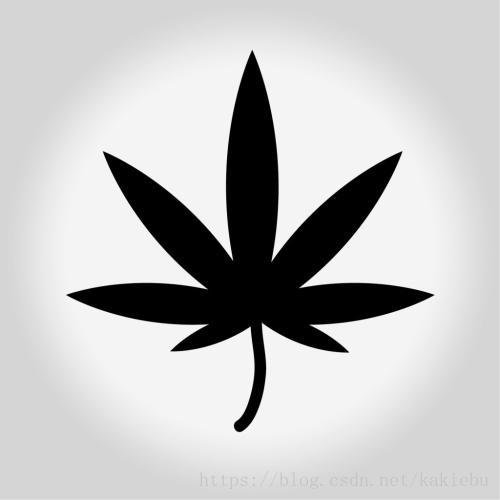
#> input picture OpenCV/image/枫叶.JPG, 500 x 500 px
$ python '12.轮廓.py'   (older library calls are emulated)
#> lines starting #> are read from the running program, lines starting #| are printed output that depends on the picture; after the words box and inside, x2 and y2 are one past the last pixel; in counts of white or black regions, pixels touching at a corner belong together
import numpy as np
import cv2 as cv

src = cv.imread("./image/枫叶.JPG")
#> src is the input picture: shape (500, 500, 3); min 0, max 255, mean 195
cv.namedWindow("src")
cv.imshow("src", src)
cv.moveWindow("src", 0, 0)
row, col, channel = src.shape[:]
#> row = 500; col = 500; channel = 3
blur = cv.GaussianBlur(src, (5, 5), 0)
canny = cv.Canny(blur, 100, 200)
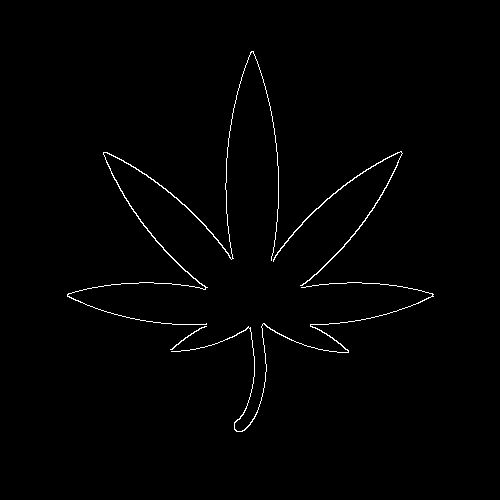
#> canny: shape (500, 500); 0.99% white in thin lines or dots, all inside (x1, y1, x2, y2) = (67, 51, 434, 432)
image, contours, hierarchy = cv.findContours(canny, cv.RETR_TREE, cv.CHAIN_APPROX_SIMPLE)
#> contours = 4 contours; box (x1, y1, x2, y2) and area: (67, 51, 279, 325) 206, (273, 151, 403, 286) 194, (171, 282, 434, 432) 93, (170, 326, 207, 350) 23
dst = np.zeros(src.shape, np.uint8)
np.copyto(dst, src)
for i, contour in enumerate(contours):
    cv.drawContours(dst, contours, i, (0, 255, 0), 2, cv.LINE_AA)
#> this loop made 4 passes
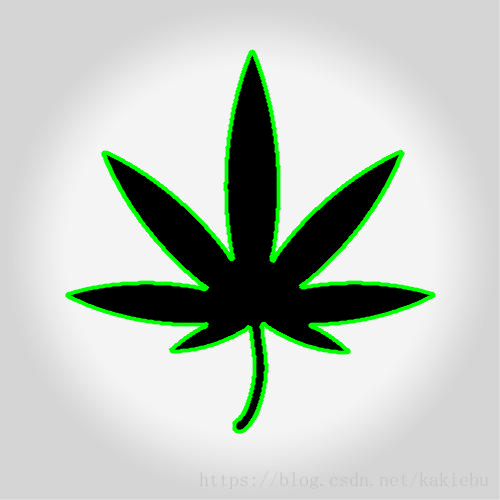
#> dst: shape (500, 500, 3); 4.41% of pixels changed, all inside (x1, y1, x2, y2) = (65, 49, 436, 434)
cv.imshow("dst", dst)
cv.waitKey(0)

$ run again, with OpenCV/image/chess.JPG copied over OpenCV/image/枫叶.JPG
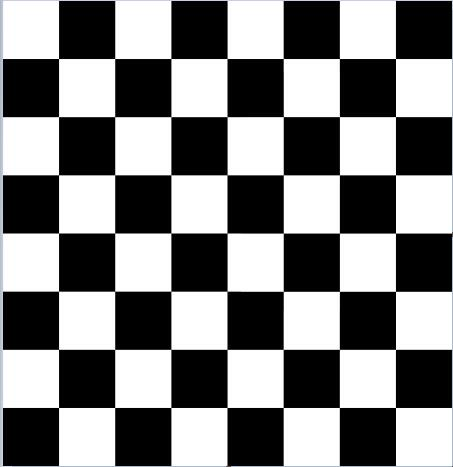
#> input picture OpenCV/image/chess.JPG, 453 x 467 px
#> src is the input picture: shape (467, 453, 3); mean B, G, R 128.5, 128.3, 128.2
#> `canny = cv.Canny(blur, 100, 200)`:
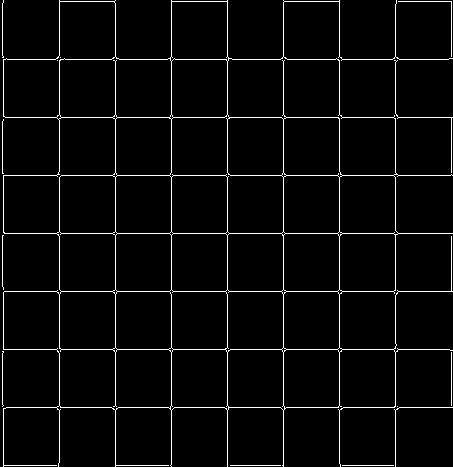
#> canny: shape (467, 453); 3.5% white in thin lines or dots
#> contours = 61 contours, 30 with area under 20; largest, box (x1, y1, x2, y2) and area: (3, 0, 453, 467) 123538, (227, 56, 397, 176) 9752, (3, 291, 172, 411) 9740, (169, 114, 284, 234) 6510, (59, 56, 172, 118) 6492
#> the loop `for i, contour in enumerate(contours):` made 61 passes
#> contour on passes 1, 2, 4, 5, 34, 35, 36, 59: [[342, 465], [393, 465]], [[230, 465], [280, 465]], [[397, 406]], [[451, 352], [451, 405]], [[283, 231], [285, 233], [283, 235], [281, 233]], [[227, 231], [229, 233], [227, 235], [225, 233]], [[171, 231], [173, 233], [171, 235], [169, 233]], [[57, 60]]
#> after the loop `for i, contour in enumerate(contours):`:
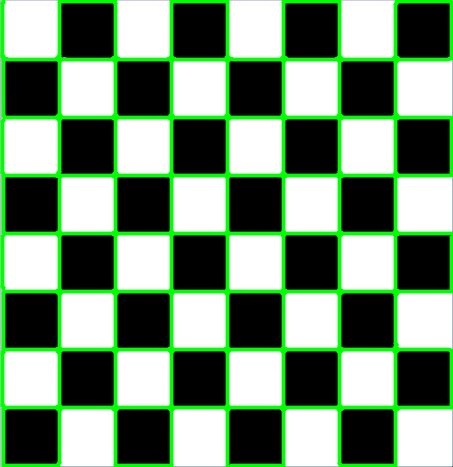
#> dst: shape (467, 453, 3); 16.89% of pixels changed, all inside (x1, y1, x2, y2) = (0, 0, 453, 467)
